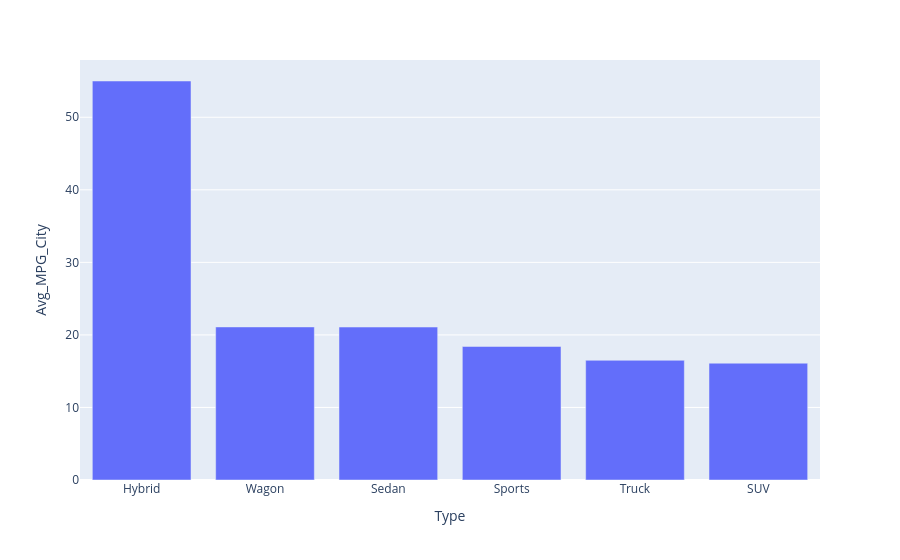

The notebook cell saved with this chart:
### Code cell
# Emoji+text version of test code
import 🐼, 🦆, 📈.express as 📈                         # Import packages
from 📅🕙 import 📅🕙

🖨️(📅🕙.now().strftime("%Y-%m-%d"))                     # Python statements
🤔 📅🕙.now().weekday() in (5, 6):
    🖨️("It's the weekend!")
❎:
    🖨️("\nIt's a work day!")
                                                         # Test data (cars.csv)
df_🚗=🐼.read_csv('https://raw.githubusercontent.com/tedconway/pydataboston2025/refs/heads/main/🚗.csv')
                                                         # DuckDB SQL
🚗_summary=🦆.sql('''
🛒 type, avg(MPG_City) as Avg_MPG_City, Avg(MSRP) as Avg_MSRP
from df_🚗 ∑ 1 ↕️ 2 ⬇️, 1
'''
).df()
🖨️("\n",🚗_summary)
                                                         # Plotly bar chart
📈.bar(🚗_summary, x='Type', y='Avg_MPG_City').show()

### Figure 1 — Plotly figure (JSON) as saved in the notebook; plotly's stock layout.template omitted (floating-point values rounded to 4 significant figures)
{"data": [{"alignmentgroup": "True", "hovertemplate": "Type=%{x}<br>Avg_MPG_City=%{y}<extra></extra>", "legendgroup": "", "marker": {"color": "#636efa", "pattern": {"shape": ""}}, "name": "", "offsetgroup": "", "orientation": "v", "showlegend": false, "textposition": "auto", "type": "bar", "x": ["Hybrid", "Wagon", "Sedan", "Sports", "Truck", "SUV"], "xaxis": "x", "y": [55, 21.1, 21.08, 18.41, 16.5, 16.1], "yaxis": "y"}], "layout": {"barmode": "relative", "legend": {"tracegroupgap": 0}, "margin": {"t": 60}, "xaxis": {"anchor": "y", "domain": [0, 1], "title": {"text": "Type"}}, "yaxis": {"anchor": "x", "domain": [0, 1], "title": {"text": "Avg_MPG_City"}}}}
